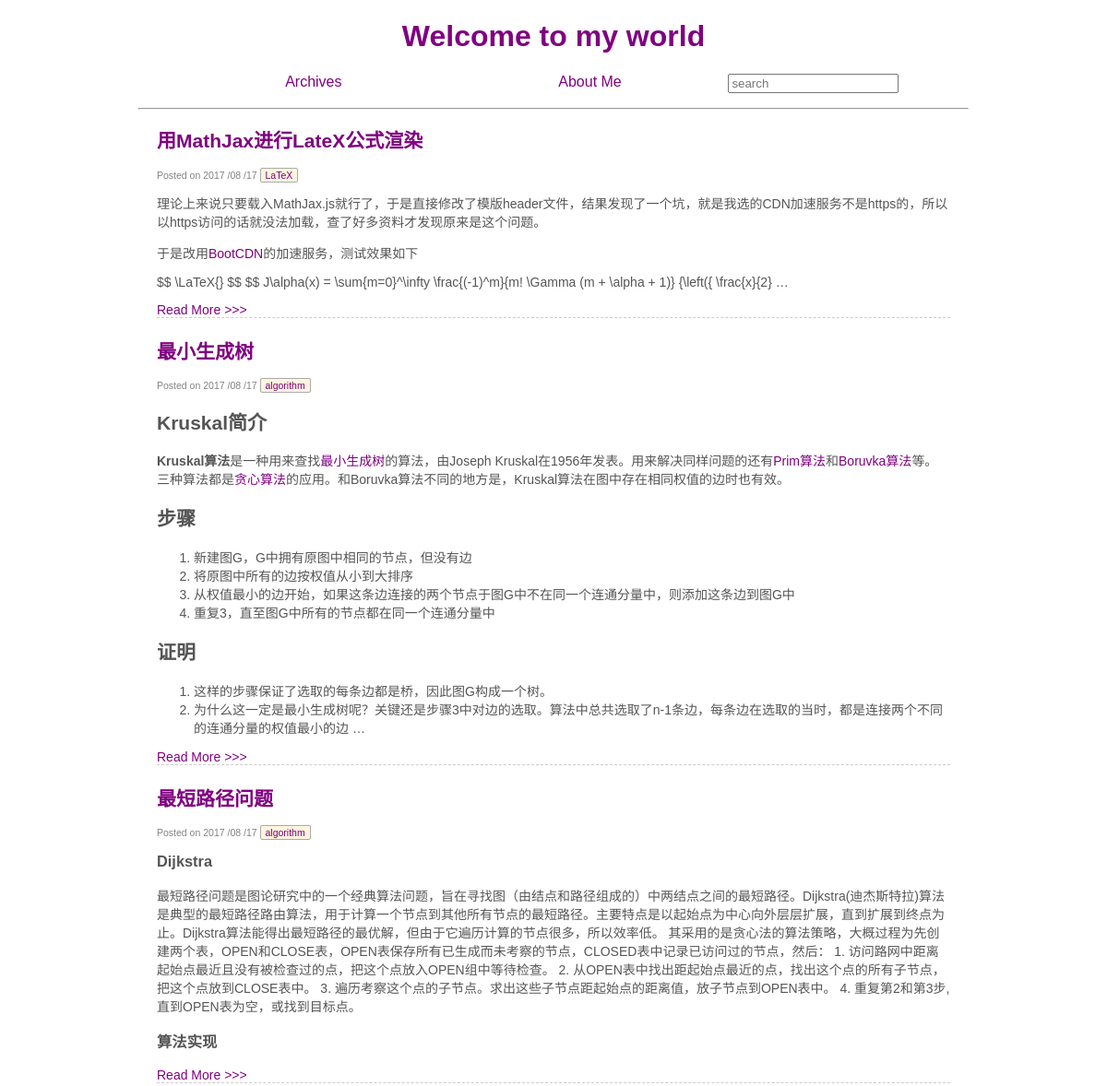
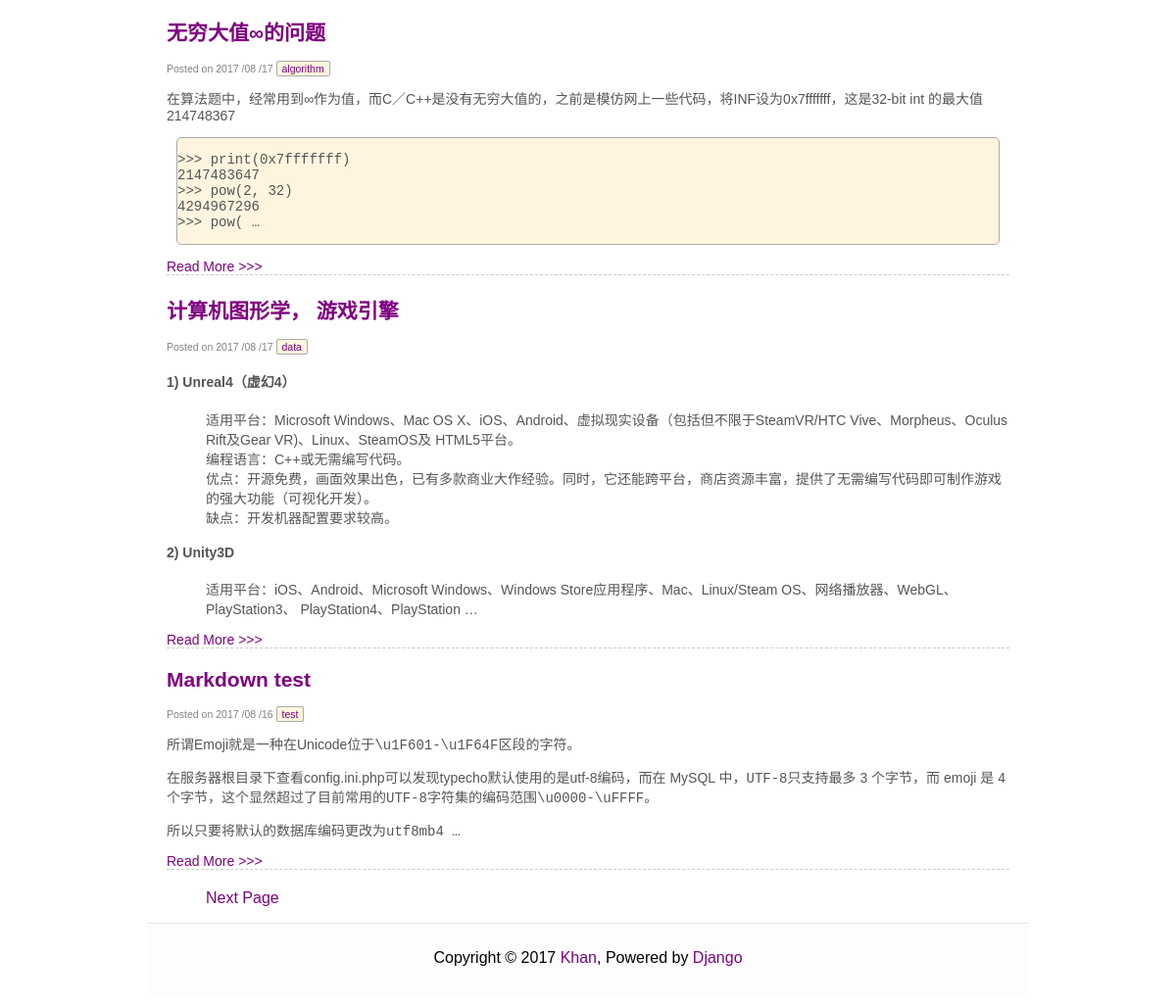
The page / on the database its author committed (2 pictures, top to bottom).
### article/models.py (models this page shows, shortened)
class Article(models.Model):
    title = models.CharField(max_length = 100)
    category = models.CharField(max_length = 500, blank = True)
    date_time = models.DateTimeField(auto_now_add = True)
    content = models.TextField(blank = True, null = True)
    class Meta:
        ordering = ['-date_time']

### article/views.py (the view)
# urls.py: 2. Add a URL to urlpatterns:  url(r'^$', views.home, name='home')
def home(request):
    posts = Article.objects.all()
    paginator = Paginator(posts, 6)
    page = request.GET.get('page')
    try:
        post_list = paginator.page(page)
    except PageNotAnInteger:
        post_list = paginator.page(1)
    except EmptyPage:
        post_list = paginator.paginator(paginator.num_pages)
    return render(request, 'home.html', {'post_list': post_list})

### article/templatetags/custom_markdown.py (called while the page is built)
@register.filter(is_safe=True)  #注册template filter
@stringfilter  #希望字符串作为参数
def custom_markdown(value):
    return mark_safe(markdown.markdown(value,
        extensions = ['markdown.extensions.fenced_code', 'markdown.extensions.codehilite'], safe_mode=True, enable_attributes=False))

### templates/home.html (shortened to what this page needs)
{% extends "base.html" %}
{% load custom_markdown %}
{% block content %}
<div class="posts">
    {% for post in post_list %}
        <section class="post">
            <header class="post-header">
                <h2 class="post-title">
                    <a href="{% url "detail" id=post.id %}">{{ post.title }}</a>
                </h2>
                <p class="post-meta">
                    Posted on {{ post.date_time |date:"Y /m /d"}}
                    <a class="post-category" href="{% url "search_tag" tag=post.category %}">
                    {{ post.category }}
                    </a>
                </p>
            </header>
                <div class="post-description">
                    <p>
                        {{ post.content|custom_markdown|truncatewords_html:20 }}
                    </p>
                </div>
                <a class="pure-button" href="{% url "detail" id=post.id %}">
                Read More >>>
                </a>
        </section>
    {% endfor %}
    {% if post_list.object_list and post_list.paginator.num_pages > 1 %}
    <div>
        <ul class="pager">
            {% if post_list.has_next %}
            <li><a href="?page={{ post_list.next_page_number }}">Next Page</a></li>
            {% endif %}
        </ul>
    </div>
    {% endif %}
</div>
{% endblock %}

### article/static/style/style.css (style rules this page uses)
body { font-family: 'TeXGyreAdventor', sans-serif; }
ul { list-style-type: none; }
a { text-decoration: none; background-color: transparent; }
a:link { color: purple; }
.codehilite { overflow-x: auto; background-color: #FFF5DE; border-style: solid; border-radius: 5px; border-color: #aaa; border-width: 1px; margin: 10px; }
.posts { padding-right: 20px; padding-left: 20px; }
.post { margin-bottom: 20px; border-bottom: 1px #ccc dashed; font-size: 14px; color: #555; }
.post-meta { font-size: .75em; color: #818181; }
.post-category { background-color: #FFF5DE; border-style: solid; border-radius: 2px; border-color: #aaa; border-width: 1px; padding: 1px 5px; }

### rows shown on the page
Article: title "用MathJax进行LateX公式渲染", date_time "2017 /08 /17", category "LaTeX", content|custom_markdown "理论上来说只要载入MathJax.js就行了，于是直接修改了模版header文件，结果发现了一个坑，就是我选的CDN加速服务不是https的，所以以https访问的话就没法加载，查了好多资料才发现原来是这个问题。 于是改用 BootCDN 的加速服务，测试效果如下 $$ \\LaTeX{} $$ $$ J\\alpha(x) = \\sum{m=0}^\\infty \\frac{(-1)^m}{m! \\Gamma (m + \\alpha + 1)} {\\left({ \\frac{x}{2} …"
Article: title "最小生成树", date_time "2017 /08 /17", category "algorithm", content|custom_markdown "Kruskal简介 Kruskal算法 是一种用来查找 最小生成树 的算法，由Joseph Kruskal在1956年发表。用来解决同样问题的还有 Prim算法 和 Boruvka算法 等。三种算法都是 贪心算法 的应用。和Boruvka算法不同的地方是，Kruskal算法在图中存在相同权值的边时也有效。 步骤 新建图G，G中拥有原图中相同的节点，但没有边 将原图中所有的边按权值从小到大排序 从权值最小的边开始，如果这条边连接的两个节点于图G中不在同一个连通分量中，则添加这条边到图G中 重复3，直至图G中所有的节点都在同一个连通分量中 证明 这样的步骤保证了选取的每条边都是桥，因此图G构成一个树。 为什么这一定是最小生成树呢？关键还是步骤3中对边的选取。算法中总共选取了n-1条边，每条边在选取的当时，都是连接两个不同的连通分量的权值最小的边 …"
Article: title "最短路径问题", date_time "2017 /08 /17", category "algorithm", content|custom_markdown "Dijkstra 最短路径问题是图论研究中的一个经典算法问题，旨在寻找图（由结点和路径组成的）中两结点之间的最短路径。Dijkstra(迪杰斯特拉)算法是典型的最短路径路由算法，用于计算一个节点到其他所有节点的最短路径。主要特点是以起始点为中心向外层层扩展，直到扩展到终点为止。Dijkstra算法能得出最短路径的最优解，但由于它遍历计算的节点很多，所以效率低。 其采用的是贪心法的算法策略，大概过程为先创建两个表，OPEN和CLOSE表，OPEN表保存所有已生成而未考察的节点，CLOSED表中记录已访问过的节点，然后： 1. 访问路网中距离起始点最近且没有被检查过的点，把这个点放入OPEN组中等待检查。 2. 从OPEN表中找出距起始点最近的点，找出这个点的所有子节点，把这个点放到CLOSE表中。 3. 遍历考察这个点的子节点。求出这些子节点距起始点的距离值，放子节点到OPEN表中。 4. 重复第2和第3步,直到OPEN表为空，或找到目标点。 算法实现"
Article: title "无穷大值∞的问题", date_time "2017 /08 /17", category "algorithm", content|custom_markdown "在算法题中，经常用到∞作为值，而C／C++是没有无穷大值的，之前是模仿网上一些代码，将INF设为0x7fffffff，这是32-bit int 的最大值214748367 >>> print ( 0x7fffffff ) 2147483647 >>> pow ( 2 , 32 ) 4294967296 >>> pow ( …"
Article: title "计算机图形学， 游戏引擎", date_time "2017 /08 /17", category "data", content|custom_markdown "1) Unreal4（虚幻4） 适用平台：Microsoft Windows、Mac OS X、iOS、Android、虚拟现实设备（包括但不限于SteamVR/HTC Vive、Morpheus、Oculus Rift及Gear VR)、Linux、SteamOS及 HTML5平台。 编程语言：C++或无需编写代码。 优点：开源免费，画面效果出色，已有多款商业大作经验。同时，它还能跨平台，商店资源丰富，提供了无需编写代码即可制作游戏的强大功能（可视化开发）。 缺点：开发机器配置要求较高。 2) Unity3D 适用平台：iOS、Android、Microsoft Windows、Windows Store应用程序、Mac、Linux/Steam OS、网络播放器、WebGL、PlayStation3、 PlayStation4、PlayStation …"
Article: title "Markdown test", date_time "2017 /08 /16", category "test", content|custom_markdown "所谓Emoji就是一种在Unicode位于 \\u1F601-\\u1F64F 区段的字符。 在服务器根目录下查看config.ini.php可以发现typecho默认使用的是utf-8编码，而在 MySQL 中， UTF-8 只支持最多 3 个字节，而 emoji 是 4 个字节，这个显然超过了目前常用的 UTF-8 字符集的编码范围 \\u0000-\\uFFFF 。 所以只要将默认的数据库编码更改为 utf8mb4 …"
